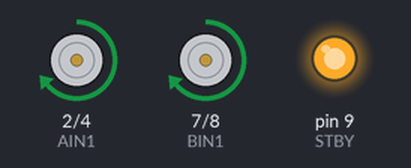
Bench run of a sketch on a simulated Arduino Uno, built with avr-gcc and run on an emulated ATmega328P. Shown: motor-driver pin pairs drawn as motors (green arrow = first pin HIGH = forward, orange = second pin HIGH = backward, longer = more drive, scaled by the enable pin, stopped while the standby pin is LOW), output pins drawn as LEDs (lit = HIGH).

Above: at 1.0 s.
At 2.5 s:
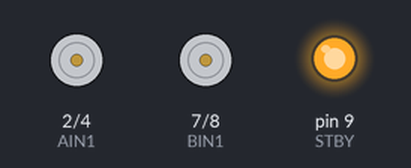
At 3.5 s:
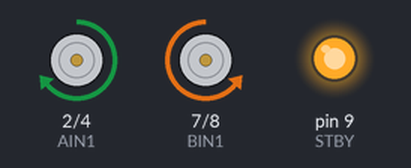
At 5.5 s:
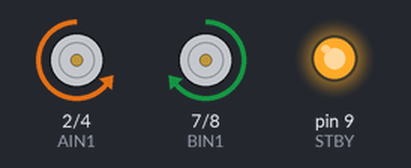
At 6.5 s:
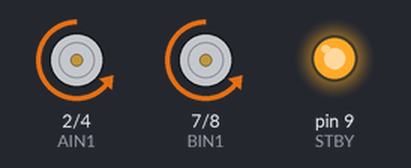
Timing chart, 0 to 8.1 s (numbered marks = the images above):
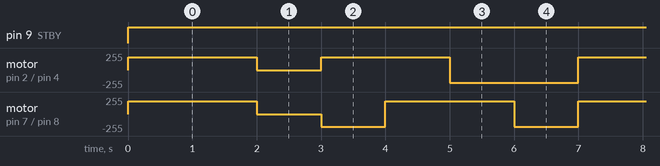

Measured:
- by itself, pin 9 (STBY): LOW → HIGH at 0.00 s
- by itself, motor on pin 7 (BIN1) / pin 8 (BIN2): repeats every 7.0 s: stopped 1.0 s, 2 × (backward 192/255 1.0 s, forward 192/255 2.0 s)
- by itself, motor on pin 2 (AIN1) / pin 4 (AIN2): repeats every 7.0 s: stopped 1.0 s, forward 192/255 2.0 s, backward 192/255 2.0 s, forward 192/255 2.0 s

The sketch:

robot.ino
```cpp
//Define the pins for all the inputs/outputs
//PWM defines must be on PWM pins
#define PWMA 5
#define AIN1 2
#define AIN2 4
#define PWMB 6
#define BIN1 7
#define BIN2 8
#define STBY 9


void setup()
{
  //Set all the pin as outputs.
  pinMode(PWMA,OUTPUT);
  pinMode(AIN1,OUTPUT);
  pinMode(AIN2,OUTPUT);
  pinMode(PWMB,OUTPUT);
  pinMode(BIN1,OUTPUT);
  pinMode(BIN2,OUTPUT);
  pinMode(STBY,OUTPUT);
}


void loop()
{


  startUp();
  goForward();
  delay(2000);
  brake();
  delay(1000);
  rotateRight();
  delay(1000);
  goForward();
  delay(1000);
  rotateLeft();
  delay(1000);
  goBackward();
  delay(1000);

  }


void goForward()
{
  digitalWrite (AIN1,HIGH);
  digitalWrite (AIN2,LOW);
  analogWrite  (PWMA,192);
  digitalWrite (BIN1,HIGH);
  digitalWrite (BIN2,LOW);
  analogWrite  (PWMB,192);
}


void goBackward()
{
  digitalWrite (AIN1,LOW);
  digitalWrite (AIN2,HIGH);
  analogWrite  (PWMA,192);
  digitalWrite (BIN1,LOW);
  digitalWrite (BIN2,HIGH);
  analogWrite  (PWMB,192);
}


void rotateRight()
{
  digitalWrite (AIN1,HIGH);
  digitalWrite (AIN2,LOW);
  analogWrite  (PWMA,192);
  digitalWrite (BIN1,LOW);
  digitalWrite (BIN2,HIGH);
  analogWrite  (PWMB,192);
}


void rotateLeft()
{
  digitalWrite (AIN1,LOW);
  digitalWrite (AIN2,HIGH);
  analogWrite  (PWMA,192);
  digitalWrite (BIN1,HIGH);
  digitalWrite (BIN2,LOW);
  analogWrite  (PWMB,192);
}


void brake()
{
  digitalWrite (AIN1,HIGH);
  digitalWrite (AIN2,HIGH);
  analogWrite(PWMA,192);
  digitalWrite (BIN1,HIGH);
  digitalWrite (BIN2,HIGH);
  analogWrite(PWMB,192);
}


void startUp()
{
  digitalWrite(STBY,HIGH);
}

void shutDown()
{
  digitalWrite(STBY,LOW);
}
```
